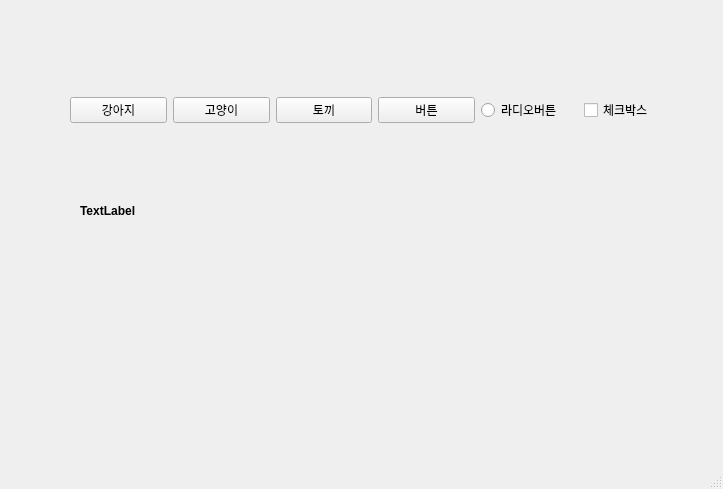
<?xml version="1.0" encoding="UTF-8"?>
<ui version="4.0">
 <class>MainWindow</class>
 <widget class="QMainWindow" name="MainWindow">
  <property name="geometry">
   <rect>
    <x>0</x>
    <y>0</y>
    <width>723</width>
    <height>489</height>
   </rect>
  </property>
  <property name="windowTitle">
   <string>MainWindow</string>
  </property>
  <widget class="QWidget" name="centralwidget">
   <widget class="QLabel" name="label">
    <property name="geometry">
     <rect>
      <x>80</x>
      <y>190</y>
      <width>131</width>
      <height>41</height>
     </rect>
    </property>
    <property name="font">
     <font>
      <weight>75</weight>
      <bold>true</bold>
     </font>
    </property>
    <property name="text">
     <string>TextLabel</string>
    </property>
   </widget>
   <widget class="QWidget" name="horizontalLayoutWidget">
    <property name="geometry">
     <rect>
      <x>70</x>
      <y>70</y>
      <width>611</width>
      <height>81</height>
     </rect>
    </property>
    <layout class="QHBoxLayout" name="horizontalLayout">
     <item>
      <widget class="QPushButton" name="button1">
       <property name="text">
        <string>강아지</string>
       </property>
      </widget>
     </item>
     <item>
      <widget class="QPushButton" name="button2">
       <property name="text">
        <string>고양이</string>
       </property>
      </widget>
     </item>
     <item>
      <widget class="QPushButton" name="button3">
       <property name="text">
        <string>토끼</string>
       </property>
      </widget>
     </item>
     <item>
      <widget class="QPushButton" name="pushButton">
       <property name="text">
        <string>버튼</string>
       </property>
      </widget>
     </item>
     <item>
      <widget class="QRadioButton" name="radioButton">
       <property name="text">
        <string>라디오버튼</string>
       </property>
      </widget>
     </item>
     <item>
      <widget class="QCheckBox" name="checkBox">
       <property name="text">
        <string>체크박스</string>
       </property>
      </widget>
     </item>
    </layout>
   </widget>
  </widget>
  <widget class="QMenuBar" name="menubar">
   <property name="geometry">
    <rect>
     <x>0</x>
     <y>0</y>
     <width>723</width>
     <height>24</height>
    </rect>
   </property>
  </widget>
  <widget class="QStatusBar" name="statusbar"/>
 </widget>
 <resources/>
 <connections/>
</ui>
